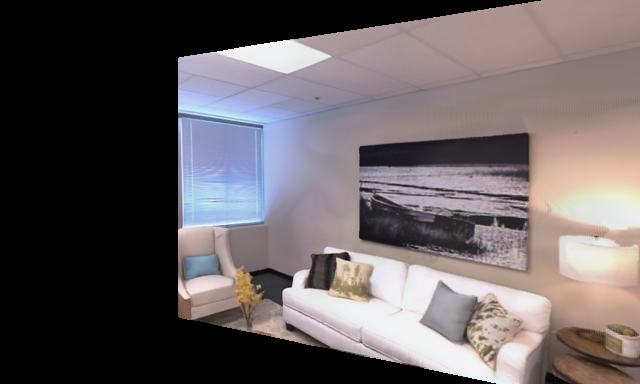
#> input picture flash3dmasked_rendered.png, 640 x 384 px
$ python pre-process-img.py
#> lines starting #> are read from the running program, lines starting #| are printed output that depends on the picture; after the words box and inside, x2 and y2 are one past the last pixel; in counts of white or black regions, pixels touching at a corner belong together
import cv2
from matplotlib import pyplot as plt
import argparse

if __name__ == '__main__':

    """
    Pre-process the image and mask before inpainting.

    It will take the flash3dmasked_rendered.png to create the mask by setting every pixel values > 0 to 0 and every pixel values == 0 to 255.
    The mask will be resized to the output_height and output_width.
    It will take the flash3drender_test.png to resize the image to the output_height and output_width.


    """

    argparser = argparse.ArgumentParser()
    argparser.add_argument("--image_path", type=str, default='./flash3drender_test.png', help="Path to the image file")
    argparser.add_argument("--mask_path", type=str, default='./flash3dmasked_rendered.png', help="Path to the mask file")
    argparser.add_argument("--out_resize_path", type=str, default='./flash3drender_test_resized.png', help="Path to the mask file")
    argparser.add_argument("--out_mask_resized_path", type=str, default='./flash3drender_test_mask_resized.png', help="Path to the mask file")
    argparser.add_argument("--output_height", type=int, default=1024, help="Height of the output image")
    argparser.add_argument("--output_width", type=int, default=1024, help="Width of the output image")
    args = argparser.parse_args()

    # Load the mask image
    mask_img = cv2.imread(args.mask_path, cv2.IMREAD_COLOR)
#> mask_img is the input picture: shape (384, 640, 3); mean B, G, R 96.4, 94.4, 102.2

    # get mask
    mask = mask_img.copy()
    mask[mask_img == 0] = 255
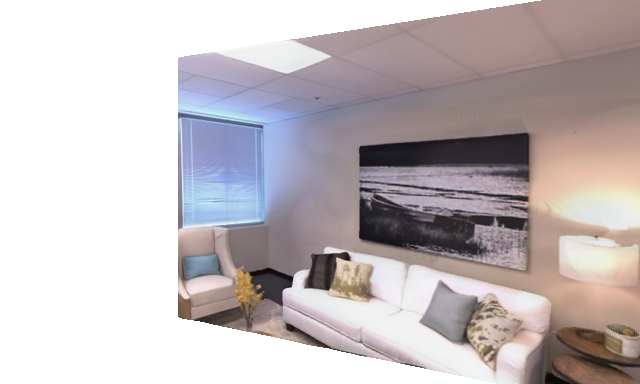
#> mask: shape (384, 640, 3); mean B, G, R 189.3, 187.3, 195.1
    mask[mask_img > 0] = 0
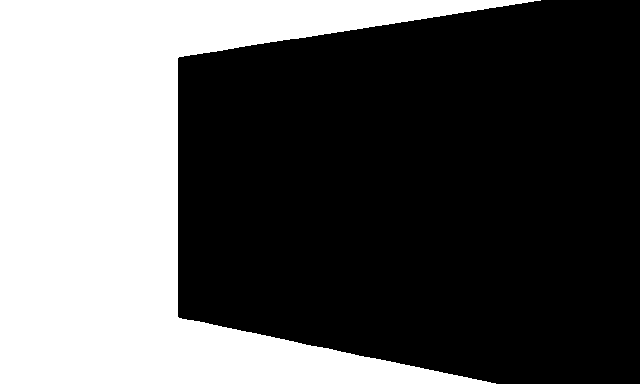
#> mask: shape (384, 640, 3); 36.4% white; 1 white region, box (x1, y1, x2, y2) and area: (0, 0, 541, 384) 89535

    # Load the image
    img = cv2.imread(args.image_path, cv2.IMREAD_COLOR)
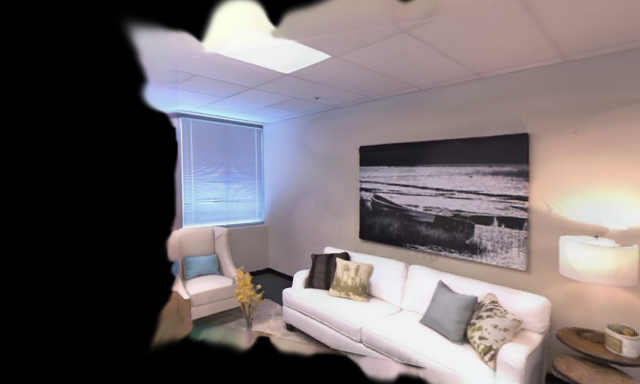
#> input picture flash3drender_test.png, 640 x 384 px
#> img is the input picture: shape (384, 640, 3); mean B, G, R 108.4, 106.4, 115

    # Resize the image
    img = cv2.resize(img, (args.output_height, args.output_width))
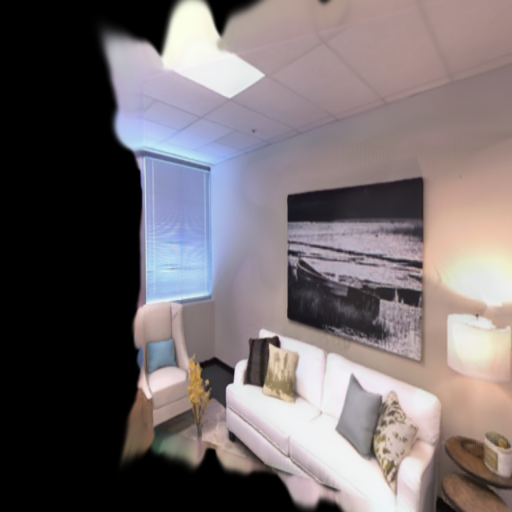
#> img: shape (1024, 1024, 3) (shown at 1/2 size); mean B, G, R 108.3, 106.3, 114.9
    mask = cv2.resize(mask, (args.output_height, args.output_width))
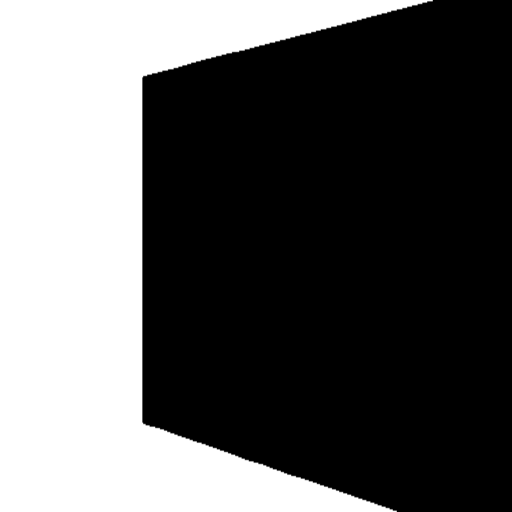
#> mask: shape (1024, 1024, 3) (shown at 1/2 size); min 0, max 255, mean 92.9

    # Save the resized image
    cv2.imwrite(args.out_resize_path, img)
    cv2.imwrite(args.out_mask_resized_path, mask)
